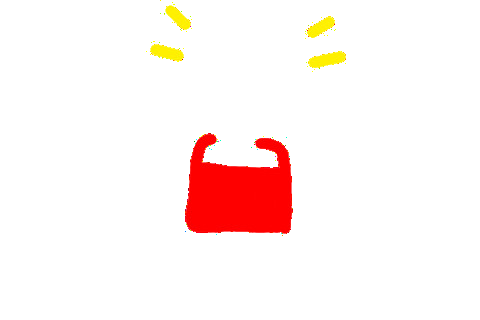
//> input picture tp01/tp01/input/image_transparency.png, 480 x 320 px
$ ./tp1_exo2 ../input/image_transparency.png   (built with g++ and OpenCV 4)
//> lines starting //> are read from the running program, lines starting //| are printed output that depends on the picture; after the words box and inside, x2 and y2 are one past the last pixel; in counts of white or black regions, pixels touching at a corner belong together
#include <opencv2/core/core.hpp>
#include <opencv2/imgproc/imgproc.hpp>
#include <opencv2/highgui/highgui.hpp>

#include <iostream>


//////////////////////////////////////////////////////////////////////////////////////////////////
int main(int argc, char ** argv)
{
  // check arguments
  if(argc != 2){
    std::cout << "usage: " << argv[0] << " image" << std::endl;
    return -1;
  }

  // load the input image
  std::cout << "load image ..." << std::endl;
  cv::Mat image = cv::imread(argv[1]);
//> image is the input picture: 320 rows x 480 cols, CV_8UC3; mean B, G, R 239.6, 241.9, 254.8
  if(image.empty()){
    std::cout << "error loading " << argv[1] << std::endl;
    return -1;
  }
  std::cout << "image size : " << image.cols << " x " << image.rows << std::endl;
//| image size : 480 x 320


  // do something
  // ...
  int i=50;
  int j=100;
  std::cout << "RGB :( " << (int) image.at<cv::Vec3b>(i,j)[2]<< ", " << (int) image.at<cv::Vec3b>(i,j)[1] <<  ", " <<(int) image.at<cv::Vec3b>(i,j)[0] << " )" <<std::endl;
//| RGB :( 255, 255, 255 )
  cv::imshow("une image", image);

  i = 10;
  j = 20;
  image.at<cv::Vec3b>(i,j)[2] = 255;
  image.at<cv::Vec3b>(i,j)[1] = 0;
//> image: 320 rows x 480 cols, CV_8UC3; 1 pixels changed, all inside (x1, y1, x2, y2) = (20, 10, 21, 11)
  image.at<cv::Vec3b>(i,j)[0] = 0;
//> image: 320 rows x 480 cols, CV_8UC3; mean B, G, R 239.6, 241.9, 254.8
  cv::imshow("une image", image);

  i = 45;
  for( int k  = 0; k < image.cols ; k++)
  {
    image.at<cv::Vec3b>(i,k)[2] = 255;
    image.at<cv::Vec3b>(i,k)[1] = 0;
    image.at<cv::Vec3b>(i,k)[0] = 0;
  }
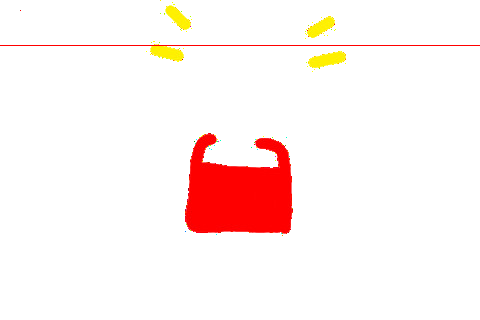
//> image: 320 rows x 480 cols, CV_8UC3; mean B, G, R 238.8, 241.1, 254.8

  cv::imshow("une image", image);
  // [11 lines of commented-out code are left out]

  cv::imshow("une image", image);
  for(i = 0; i < image.rows; i++)
  {
    for(j = 0; j < image.cols; j++)
    {
      image.at<cv::Vec3b>(i,j)[2] = std::min(std::max(image.at<cv::Vec3b>(i,j)[2] + 50,0),255);
      image.at<cv::Vec3b>(i,j)[1] = std::min(std::max(image.at<cv::Vec3b>(i,j)[1] + 50,0),255);
      image.at<cv::Vec3b>(i,j)[0] = std::min(std::max(image.at<cv::Vec3b>(i,j)[0] + 50,0),255);
    }
  }
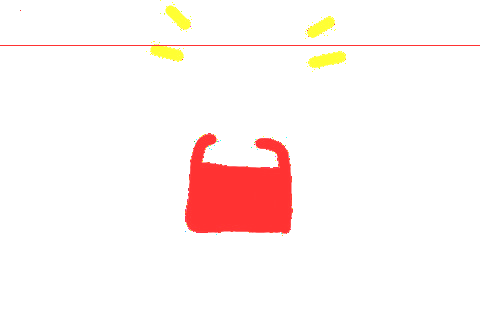
//> image: 320 rows x 480 cols, CV_8UC3; 6.47% of pixels changed, all inside (x1, y1, x2, y2) = (0, 0, 480, 236)
  cv::imshow("une image", image);


  //negatif de l'image
  for(i = 0; i < image.rows; i++)
  {
    for(j = 0; j < image.cols; j++)
    {
      image.at<cv::Vec3b>(i,j)[2] = std::abs(image.at<cv::Vec3b>(i,j)[2]-255);
      image.at<cv::Vec3b>(i,j)[1] = std::abs(image.at<cv::Vec3b>(i,j)[1]-255);
      image.at<cv::Vec3b>(i,j)[0] = std::abs(image.at<cv::Vec3b>(i,j)[0]-255);
    }
  }
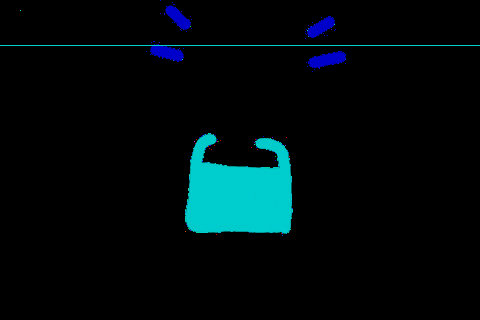
//> image: 320 rows x 480 cols, CV_8UC3; mean B, G, R 12.9, 11, 0
  cv::imshow("une image", image);


  //niveau de gris
  cv::cvtColor(image,image,cv::COLOR_BGR2GRAY);
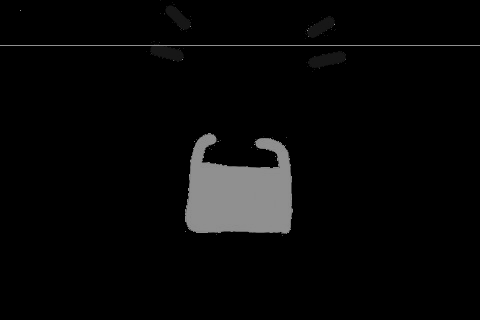
//> image: 320 rows x 480 cols, CV_8UC1; min 0, max 161, mean 8
  cv::imshow("une image", image);


  for(i = 0; i < image.rows; i++)
  {
    for(j = 0; j < image.cols; j++)
    {
      if(image.at<unsigned char>(i,j)>255/2.0)
      {
        image.at<unsigned char>(i,j) = 255;
      }
      else
      {
        image.at<unsigned char>(i,j) =0;
      }
    }
  }
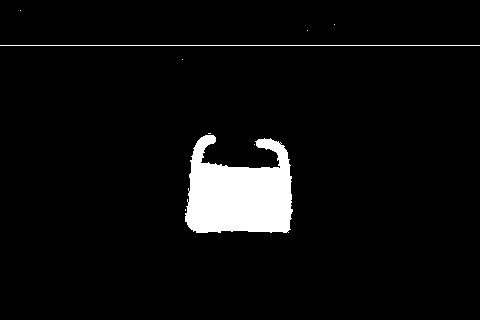
//> image: 320 rows x 480 cols, CV_8UC1; 5.2% white; 9 white regions (7 under 20 px), largest, box (x1, y1, x2, y2) and area: (185, 135, 293, 233) 7561, (0, 45, 480, 46) 480

  // display an image
  cv::imshow("une image", image);
  std::cout << "appuyer sur une touche ..." << std::endl;
  cv::waitKey();


  // save the image
  cv::imwrite("output/tp1ex2.jpg",image);

  return 1;
}
